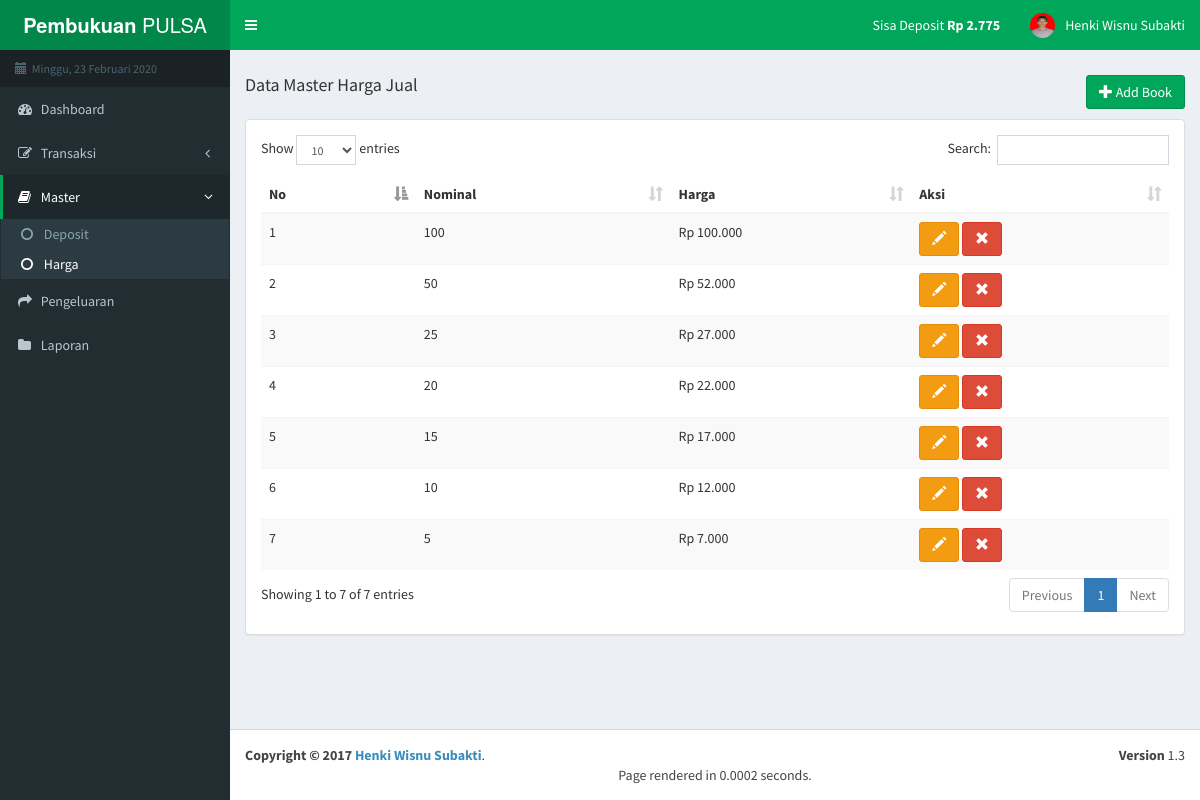
Page /master/harga on the committed database.
### tables this page shows
CREATE TABLE `harga` (
  `id_harga` int(11) NOT NULL,
  `nominal` int(11) NOT NULL,
  `harga_jual` int(11) NOT NULL
);

### application/libraries/Template.php (called while the page is built)
<?php
class Template{
	protected $_ci;
	function __construct(){
		$this->_ci = &get_instance();
	}
	function display($content,$data=NULL){
		$data['headernya']=$this->_ci->load->view('template/header',$data,true);
		$data['contentnya']=$this->_ci->load->view($content,$data,true);
		$data['footernya']=$this->_ci->load->view('template/footer',$data,true);
		$this->_ci->load->view('template/index',$data);
	}
}
?>

### application/controllers/Master.php (called while the page is built, shortened)
<?php
class Master extends CI_Controller{
	function harga(){
		$data['on_harga']='active';
		$data['deposit']=$this->m_master->tampilData('depo_terakhir','deposit_akhir')->result();
		$data['dataku']=$this->m_master->tampilData('harga','id_harga')->result();
		$this->template->display('pages/v_harga',$data);
	}
}
?>

### index.php (called while the page is built, shortened)
<?php
require_once BASEPATH.'core/CodeIgniter.php';

### application/models/M_master.php (called while the page is built, shortened)
<?php
class M_master extends CI_Model{
	function tampilData($tabel,$field){
		$this->db->order_by($field,'DESC');
		return $this->db->get($tabel);
	}
}
?>

### application/helpers/currency_format_helper.php (called while the page is built)
<?php  if ( ! defined('BASEPATH')) exit('No direct script access allowed');
if ( ! function_exists('currency_format'))
{
    function rupiah($number)
    {
        return 'Rp '.number_format($number,0,',','.');
    }
}

### application/views/pages/v_harga.php (the view, shortened to what this page needs)
<div class="row">
    <div class="col-lg-4 pull-left">
        <h4>Data Master Harga Jual</h4>
    </div>
    <div class="col-lg-8 pull-right" style="text-align:right">
    	<h4>
             <button class="btn btn-success" onclick="add_harga()"><i class="glyphicon glyphicon-plus"></i> Add Book</button>
        </h4>
    </div>
</div>
<div class="panel panel-default">
<div class="panel-body">
<table class='table table-striped table-hover display' id='table_id'>
	<thead>
		<th>No</th>
		<th>Nominal</th>
		<th>Harga</th>
		<th>Aksi</th>
	</thead>
	<tbody>
	<?php
	$urut=1;
		foreach($dataku as $x){ ?>
		<tr>
			<td><?php echo $urut++; ?></td>
			<td><?php echo $x->nominal; ?></td>
			<td><?php echo rupiah($x->harga_jual); ?></td>
			<td><button class="btn btn-warning" onclick="edit_harga(<?php echo $x->id_harga;?>)"><i class="glyphicon glyphicon-pencil"></i></button>
				<button class="btn btn-danger" onclick="hapus_harga(<?php echo $x->id_harga;?>)"><i class="glyphicon glyphicon-remove"></i></button>
			</td>
		</tr>
	<?php }	?>
	</tbody>
</table>
</div>
</div>

### application/views/template/header.php (shortened to what this page needs)
<?php
    $array_hari = array(1=>'Senin', 'Selasa', 'Rabu', 'Kamis', 'Jumat', 'Sabtu', 'Minggu');
    $array_bulan = array(1=>'Januari', 'Februari', 'Maret', 'April', 'Mei', 'Juni', 'Juli', 'Agustus', 'September', 'Oktober', 'November', 'Desember');
    $hari = $array_hari[date('N')];
    $bulan = $array_bulan[date('n')];
    $tanggal = date('j');
    $tahun = date('Y');
?>
 <header class="main-header">
    <a href="#" class="logo">
      <span class="logo-lg"><b>Pembukuan </b>PULSA</span>
    </a>
    <nav class="navbar navbar-static-top">
      <a href="#" class="sidebar-toggle" data-toggle="offcanvas" role="button">
      </a>
      <div class="navbar-custom-menu">
        <ul class="nav navbar-nav">
 <li class="dropdown tasks-menu">
            <a href="#" class="dropdown-toggle" data-toggle="dropdown">
             Sisa Deposit <b><?php foreach($deposit as $x){echo rupiah($x->deposit_akhir);} ?></b>
            </a>
  </li>
          <li class="dropdown user user-menu">
            <a href="#" class="dropdown-toggle" data-toggle="dropdown">
              <img src="http://127.0.0.1/codeIgniter/assets/img/henki.jpg" class="user-image" alt="User Image">
              <span class="hidden-xs">Henki Wisnu Subakti</span>
            </a>
          </li>
        </ul>
      </div>
    </nav>
  </header>
  <aside class="main-sidebar">
    <section class="sidebar">
      <ul class="sidebar-menu">
        <li class="header"><span class="glyphicon glyphicon-calendar"></span>&nbsp;&nbsp;<?php echo $hari.', '.$tanggal.' '.$bulan.' '.$tahun ;?></li>
        <li <?php if(!empty($on_beranda)) echo "class=".$on_beranda; ?>>
          <a href="<?php echo base_url('dashboard'); ?>">
            <i class="fa fa-dashboard"></i> <span>Dashboard</span>
          </a>
        </li>
        <?php
          if (!empty($on_input)){
            echo "<li class='active treeview'>";
          }elseif (!empty($on_lunas)) {
            echo "<li class='active treeview'>";
          }elseif (!empty($on_hutang)) {
            echo "<li class='active treeview'>";
          }elseif (!empty($on_semua)) {
            echo "<li class='active treeview'>";
          }else{
            echo "<li class='treeview'>";
          }
        ?>
          <a href="#">
            <i class="fa fa-edit"></i>
            <span>Transaksi</span>
            <span class="pull-right-container">
              <i class="fa fa-angle-left pull-right"></i>
            </span>
          </a>
        </li>
        <?php
        if (!empty($on_depo)){
            echo "<li class='active treeview'>";
          }elseif (!empty($on_harga)) {
            echo "<li class='active treeview'>";
          }else{
            echo "<li class='treeview'>";
          }
        ?>
          <a href="#">
            <i class="fa fa-book"></i>
            <span>Master</span>
            <span class="pull-right-container">
              <i class="fa fa-angle-left pull-right"></i>
            </span>
          </a>
          <ul class="treeview-menu">
            <li class="<?php if(!empty($on_depo)) echo $on_depo; ?>"><a href="<?php echo base_url('master/deposit'); ?>"><i class="fa fa-circle-o"></i> Deposit</a></li>
            <li class="<?php if(!empty($on_harga)) echo $on_harga; ?>"><a href="<?php echo base_url('master/harga'); ?>"><i class="fa fa-circle-o"></i> Harga</a></li>
          </ul>
        </li>
        <li class="<?php if(!empty($on_keluar)) echo $on_keluar; ?>">
          <a href="<?php echo base_url('pengeluaran'); ?>">
            <i class="fa fa-share"></i> <span>Pengeluaran</span>
          </a>
        </li>
        <li class="<?php if(!empty($on_laporan)) echo $on_laporan; ?>"><a href="<?php echo base_url('laporan'); ?>"><i class="fa fa-folder"></i> <span>Laporan</span></a></li>
      </ul>
    </section>
  </aside>

### application/views/template/footer.php
<div class="pull-right hidden-xs">
      <b>Version</b> 1.3
    </div>
    <strong>Copyright &copy; 2017<a href="http://henki-project.blogspot.com"> Henki Wisnu Subakti</a></strong>. <center>Page rendered in {elapsed_time} seconds.</center>

### application/views/template/index.php (shortened to what this page needs)
<!DOCTYPE html>
<html>
<head>
	<link rel="stylesheet" type="text/css" href="<?php echo base_url('assets/css/datepicker.css'); ?>">
	<link rel="stylesheet" type="text/css" href="<?php echo base_url('assets/datatables/css/dataTables.bootstrap.css'); ?>">
	<link rel="stylesheet" href="<?php echo base_url('assets/bootstrap/css/bootstrap.min.css'); ?>">
  	<link rel="stylesheet" href="<?php echo base_url('assets/adminLTE/css/AdminLTE.min.css'); ?>">
  	<link rel="stylesheet" href="<?php echo base_url('assets/adminLTE/css/skins/_all-skins.min.css');?>">
  	<link rel="stylesheet" type="text/css" href="<?php echo base_url('assets/font-awesome/css/font-awesome.min.css'); ?>">
</head>
<body class="hold-transition skin-green sidebar-mini">
<div class="wrapper">
		<?php echo $headernya; ?>
  <div class="content-wrapper">
    <section class="content">
		<?php echo $contentnya; ?>
    </section>
  </div>
  <footer class="main-footer">
		<?php echo $footernya; ?>
  </footer>
</div>
</body>
</html>

### rows in the picture
harga: nominal "100", harga_jual "Rp 100.000"
harga: nominal "50", harga_jual "Rp 52.000"
harga: nominal "25", harga_jual "Rp 27.000"
harga: nominal "20", harga_jual "Rp 22.000"
harga: nominal "15", harga_jual "Rp 17.000"
harga: nominal "10", harga_jual "Rp 12.000"
harga: nominal "5", harga_jual "Rp 7.000"

### other values in the picture
rupiah($x->deposit_akhir) "Rp 2.775"
